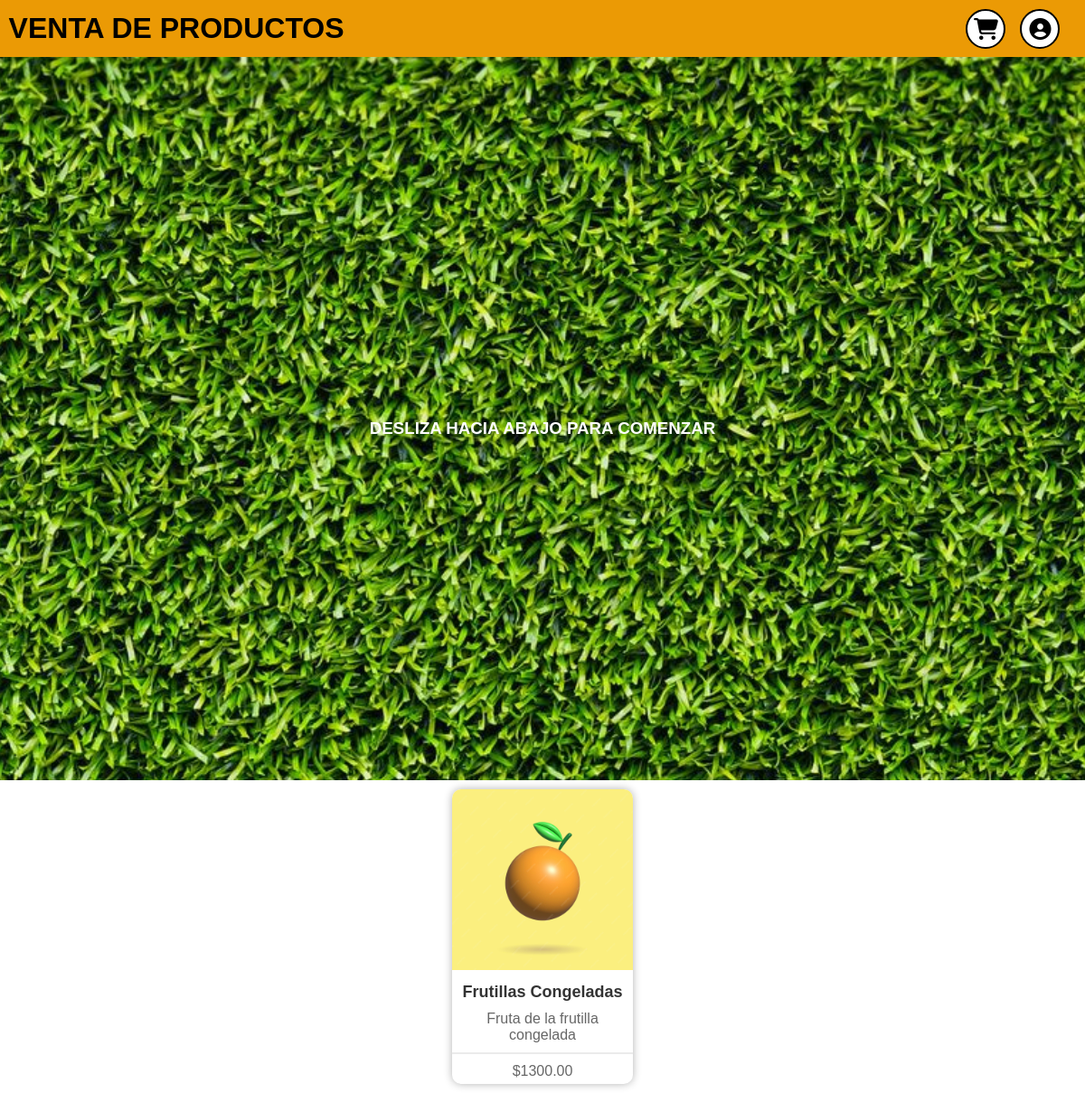
The app's page /, older data.
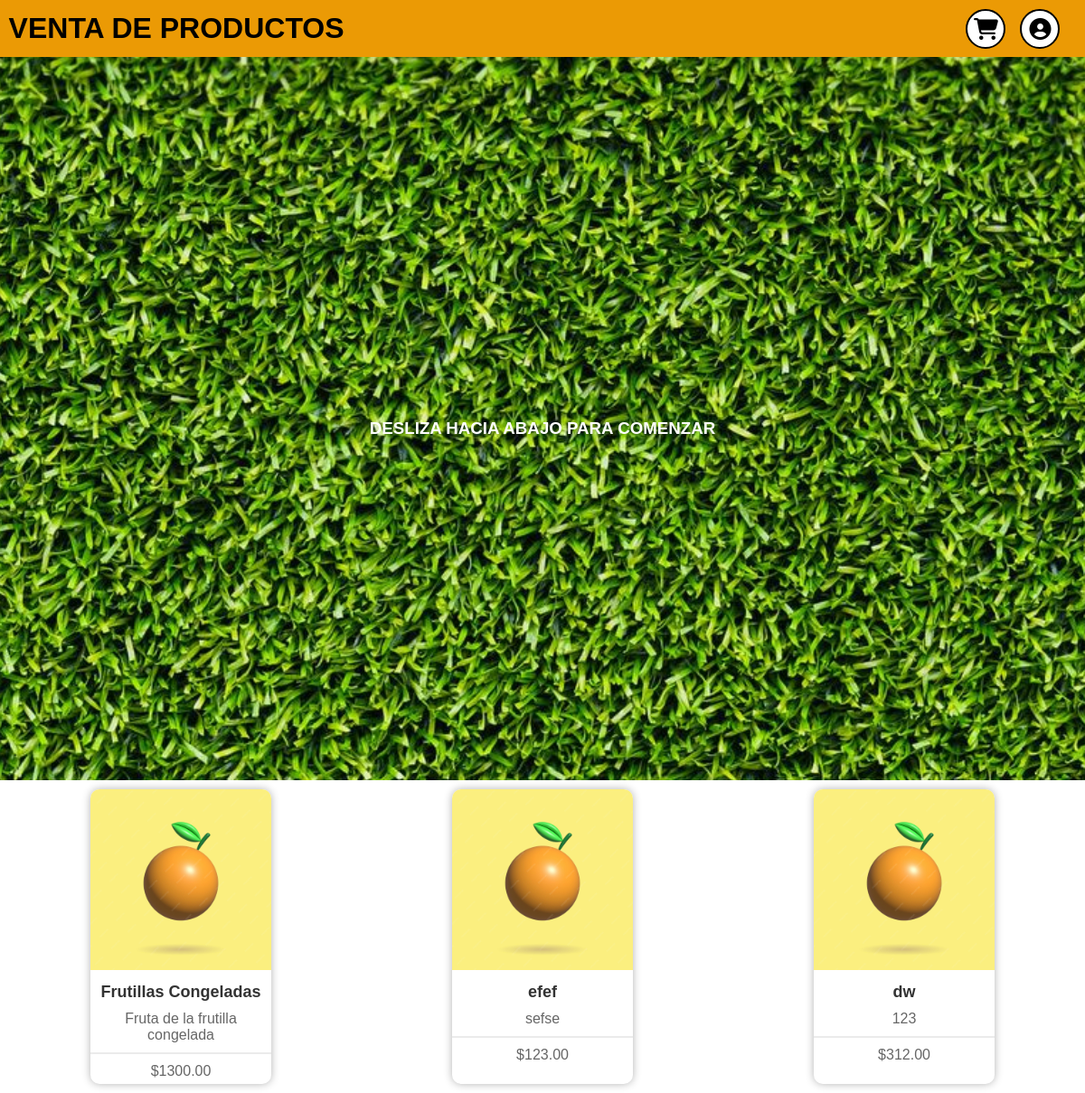
The same page, newer data.
### myapp/models.py (models this page shows, shortened)
class Producto(models.Model):
    nombre = models.CharField(max_length=100)
    descripcion = models.TextField()
    precio = models.DecimalField(max_digits=10, decimal_places=2)
    stock = models.PositiveIntegerField()
    imagen = models.ImageField(upload_to="static/img/")

### myapp/views.py (the view)
# urls.py: path('', inicio, name='inicio'),
def inicio(request):
    productos = Producto.objects.all()
    carrito = Carrito.objects.first()
    return render(request, "html/inicio.html", {'productos': productos, 'carrito': carrito})

### myapp/templates/html/inicio.html (shortened to what this page needs)
{% load static %}
{% load mathfilters %}
<!DOCTYPE html>
<html lang="es">
  <head>
    <link rel="stylesheet" href="{% static 'css/styles.css' %}" />
  </head>
  <body>
    <header>
      <div class="header">
        <div id="header">
          <h1>VENTA DE PRODUCTOS</h1>
          <div class="btn-header">
              <a class="btn-h" id="btn-carrito">
                <i class="fa-solid fa-cart-shopping" style="color: black"></i>
              </a>
              <a href="/solicitudes/" class="btn-h" id="btn-admin">
                <i class="fa-solid fa-circle-user"></i>
              </a>
          </div>
        </div>
      <div
        class="intro-container"
        style="background-image: url({% static 'img/background.jpg' %});"
      >
        <h3>DESLIZA HACIA ABAJO PARA COMENZAR</h3>
      </div>
    </header>
    <main>
      <div id="productos">
        <ul id="product-list" class="product-list">
          {% for producto in productos %}
          <li data-stock="{{ producto.stock }}">
            <a href="/add/{{ producto.id }}">
              <img src="{{ producto.imagen.url }}" alt="{{ producto.nombre }}" />
              <h3>{{ producto.nombre }}</h3>
              <p>{{ producto.descripcion }}</p>
              <hr />
              <p>${{ producto.precio }}</p>
            </a>
          </li>
          {% endfor %}
        </ul>
      </div>
    </main>
  </body>
</html>

Row changes from the older to the newer data that the page shows:
added Producto: imagen (picture), nombre "efef", descripcion "sefse", precio "123.00"
added Producto: imagen (picture), nombre "dw", descripcion "123", precio "312.00"
